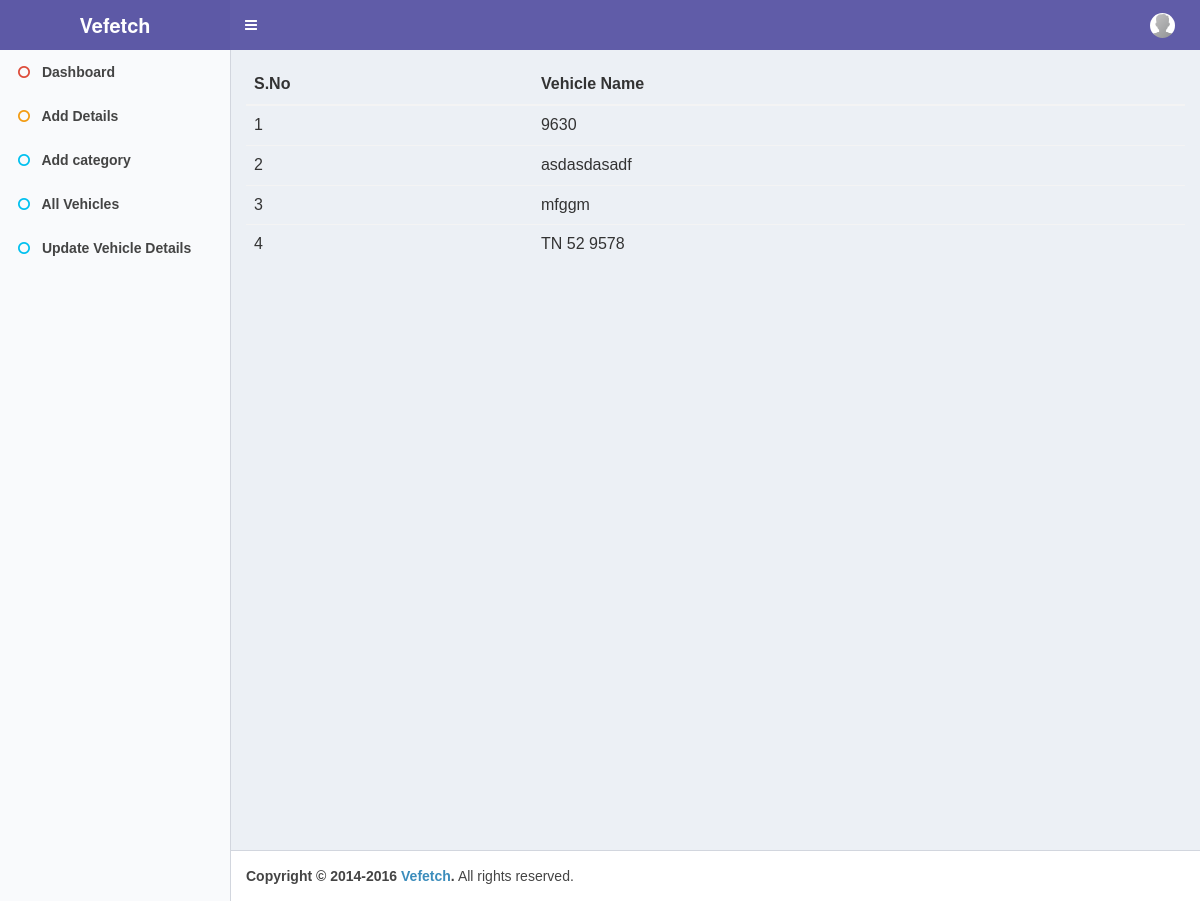
The page /view/all_vehicles.php on the database as committed earlier.
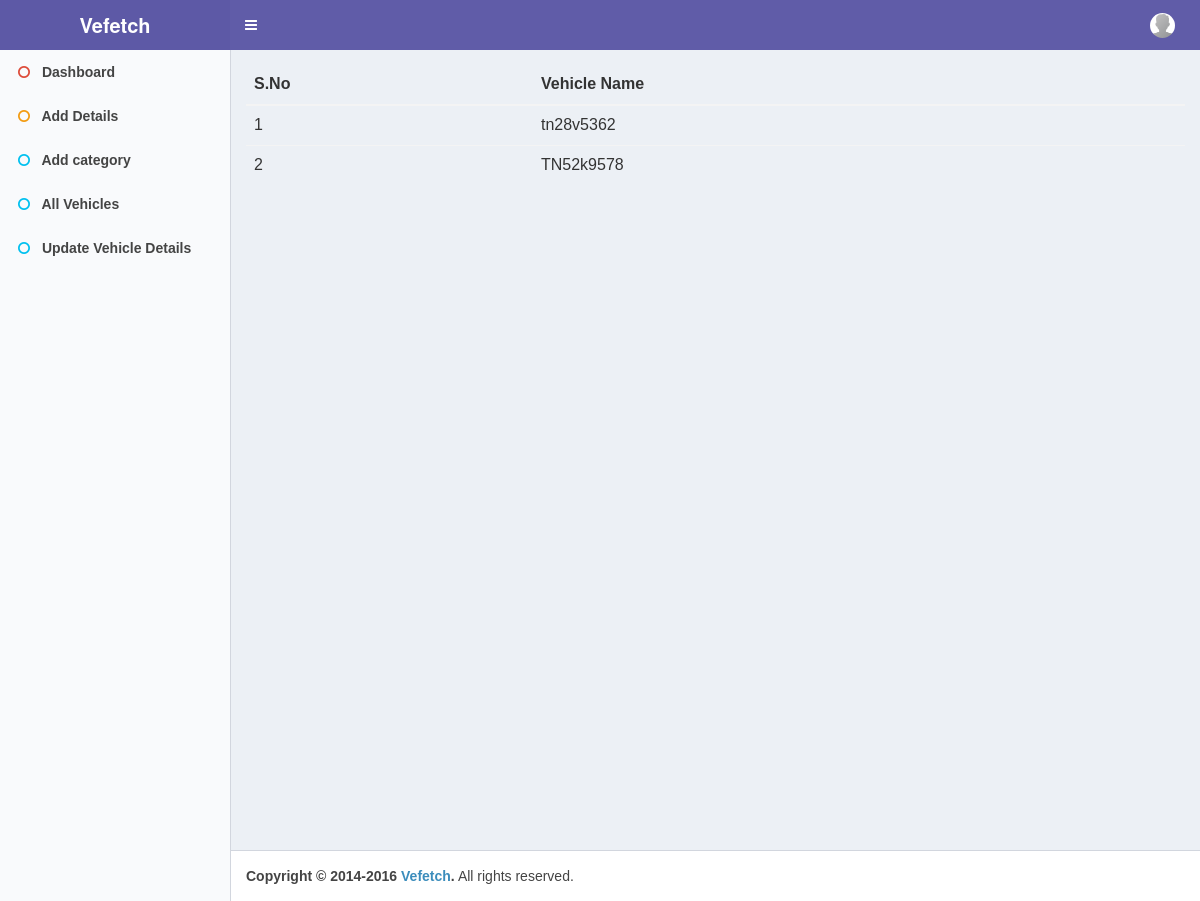
The same page on the database as committed later.
### tables this page shows
CREATE TABLE `bus_details` (
  `id` int(255) NOT NULL,
  `vehicle_no` varchar(255) NOT NULL,
  `permit` date NOT NULL,
  `insurance` date NOT NULL,
  `tax` date NOT NULL,
  `make` date NOT NULL,
  `model` varchar(1000) NOT NULL,
  `engine_no` varchar(1000) NOT NULL,
  `chass_no` varchar(1000) NOT NULL,
  `no_of_seats` int(10) NOT NULL
);

### model/db.php (called while the page is built, shortened)
<?php
	function db_connect(){
		$connection = mysqli_connect("localhost", "root", "", "vehicle_monitoring");
		return $connection;
	}
	function execute_query($query, $link){
		if(!empty($link)){
			return mysqli_query($link, $query);
		}else{
			return mysqli_query(db_connect(), $query);
		}
	}
	function get_array_from_object($result){
		return mysqli_fetch_array($result, MYSQLI_ASSOC);
	}
	function is__array($value){
		return is_array($value);
	}
	function emptty($value){
		return empty($value);
	}

### model/select.php (called while the page is built, shortened)
<?php
	function select($column_names, $table_name, $conditions, $con){
		$sql = get_select_query($column_names, $table_name, $conditions);
		if($result = execute_query($sql, $con)){
			while($row = get_array_from_object($result)) {
				$selected_rows[] = $row;
			}
			return $selected_rows;
		} else{
			return $selected_rows = "empty";
		}
	}
	function get_select_query($column_names, $table_name, $conditions){
		$column = parse_column($column_names);
		if(emptty($conditions)){
			$query = "SELECT ".$column." FROM ".$table_name;
		} else{
			$condition = parse_condition($conditions);
			$query = "SELECT ".$column." FROM ".$table_name . " WHERE ".$condition;
		}
		return $query;
	}
	function parse_column($column_names){
		if(is__array($column_names)){
			$i = 1;
			foreach ($column_names as $key => $column_name) {
				if($i == 1){
					$colum_sql = $column_name;
					++$i;
				} else{
					$colum_sql = $colum_sql.",".$column_name;
				}
			}
		} else{
			$colum_sql = $column_names;
		}
		return $colum_sql;
	}

### view/all_vehicles.php (the view)
<?php include_once 'header.php';?>
	<table class="table table-hover">
	<thead>
	<tr>
		<th><strong>S.No</strong></th>
		<th><strong>Vehicle Name</strong></th>
	</tr>
	</thead>
	<tbody>
	<?php
	$html_content = "";
	$conn = db_connect();
	$i = 1;
	$vehicles = select('`vehicle_no`','`bus_details`','',$conn);
	foreach ( $vehicles as  $value) {
	$html_content = $html_content."<tr><td>".$i."</td><td>".$value['vehicle_no']."</td>";
	$i++;
	}
	echo $html_content;
	?>
	</tbody>
	</table>
<?php include_once 'footer.php'; ?>

Rows that differ between the two databases and show on the page:
removed bus_details: vehicle_no "9630"
removed bus_details: vehicle_no "asdasdasadf"
removed bus_details: vehicle_no "mfggm"
added bus_details: vehicle_no "tn28v5362"
changed bus_details (number 2 of 2 on the later page): vehicle_no "TN 52 9578" → "TN52k9578"
